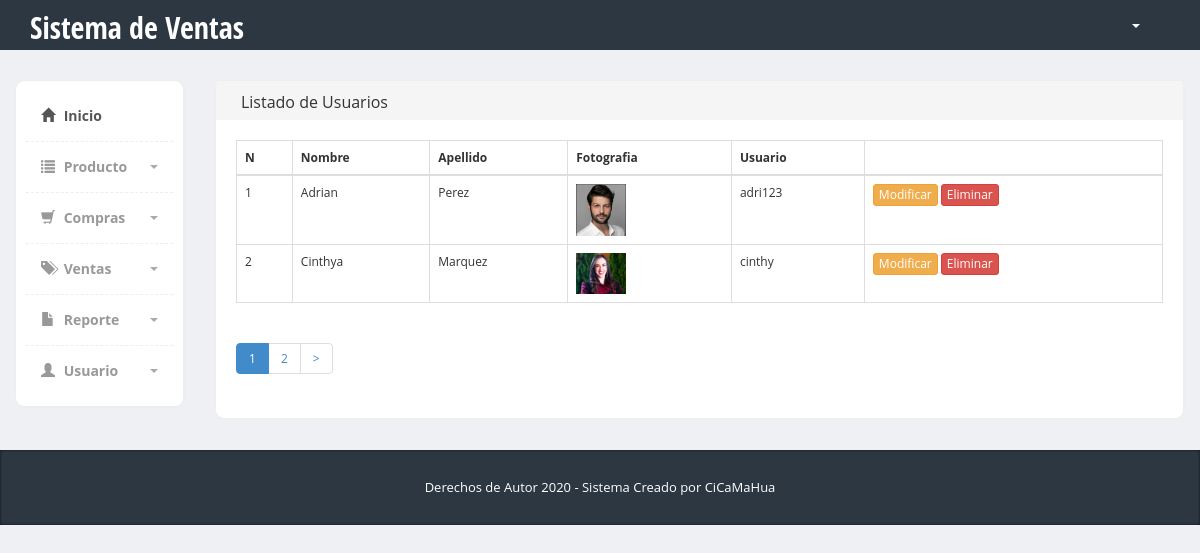
/index.php/usuario/listar, run on the app's committed database.
### tables this page shows
CREATE TABLE IF NOT EXISTS `usuario` (
  `id_usuario` int(10) unsigned NOT NULL AUTO_INCREMENT,
  `nombres` varchar(80) NOT NULL,
  `apellidos` varchar(80) NOT NULL,
  `fotografia` varchar(80) NOT NULL,
  `usuario` varchar(64) NOT NULL,
  `contrasena` varchar(64) NOT NULL,
  `nivel` int(2) NOT NULL,
  `fecha` date NOT NULL,
  `hora` time NOT NULL,
  `activo` tinyint(1) NOT NULL,
  PRIMARY KEY (`id_usuario`)
);

### index.php (called while the page is built, shortened)
<?php
require_once BASEPATH.'core/CodeIgniter.php';

### application/config/config.php (called while the page is built, shortened)
<?php
$config['base_url'] = 'http://localhost/eje08/';
$config['index_page'] = 'index.php';
$config['uri_protocol']	= 'REQUEST_URI';
$config['url_suffix'] = '';
$config['language']	= 'english';
$config['charset'] = 'UTF-8';
$config['enable_hooks'] = FALSE;
$config['subclass_prefix'] = 'MY_';
$config['composer_autoload'] = FALSE;
$config['permitted_uri_chars'] = 'a-z 0-9~%.:_\-';
$config['enable_query_strings'] = FALSE;
$config['controller_trigger'] = 'c';
$config['function_trigger'] = 'm';
$config['directory_trigger'] = 'd';
$config['allow_get_array'] = TRUE;
$config['log_threshold'] = 0;
$config['log_path'] = '';
$config['log_file_extension'] = '';
$config['log_file_permissions'] = 0644;
$config['log_date_format'] = 'Y-m-d H:i:s';
$config['error_views_path'] = '';
$config['cache_path'] = '';
$config['cache_query_string'] = FALSE;
$config['encryption_key'] = '';
$config['sess_driver'] = 'files';
$config['sess_cookie_name'] = 'ci_session';
$config['sess_expiration'] = 7200;
$config['sess_save_path'] = NULL;
$config['sess_match_ip'] = FALSE;
$config['sess_time_to_update'] = 300;
$config['sess_regenerate_destroy'] = FALSE;
$config['cookie_prefix']	= '';
$config['cookie_domain']	= '';
$config['cookie_path']		= '/';
$config['cookie_secure']	= FALSE;
$config['cookie_httponly'] 	= FALSE;
$config['standardize_newlines'] = FALSE;
$config['global_xss_filtering'] = FALSE;
$config['csrf_protection'] = FALSE;
$config['csrf_token_name'] = 'csrf_test_name';
$config['csrf_cookie_name'] = 'csrf_cookie_name';
$config['csrf_expire'] = 7200;
$config['csrf_regenerate'] = TRUE;
$config['csrf_exclude_uris'] = array();
$config['compress_output'] = FALSE;
$config['time_reference'] = 'local';
$config['rewrite_short_tags'] = FALSE;
$config['proxy_ips'] = '';

### application/models/UsuarioModel.php (called while the page is built, shortened)
<?php
class UsuarioModel extends CI_Model
{
    public function seleccionar($cantidad = "", $desde = "0")
    {
        $this->db->select('id_usuario,nombres,apellidos,fotografia,usuario');
        $this->db->where('activo', 1);
        $this->db->order_by('nombres');
        if ($cantidad != "") {
            $this->db->limit($cantidad, $desde);
        }
        $query = $this->db->get('usuario');
        return $query->result();
    }
}
?>

### application/views/usuario/listado.php (the view)
<table class="table table-bordered table-hover">
    <thead>
        <tr>
            <th>N</th>
            <th>Nombre</th>
            <th>Apellido</th>
            <th>Fotografia</th>
            <th>Usuario</th>
            <th></th>
        </tr>
    </thead>
    <tbody>
        <?php
        $i = $desde;
        foreach ($datosUsuarios as $dp) {
            $i++;
            ?>
            <tr>
                <td><?= $i; ?></td>
                <td><?= $dp->nombres ?></td>
                <td><?= $dp->apellidos ?></td>
                <td><img src="<?= base_url() ?>imagenes/usuarios/<?= $dp->fotografia ?>" width="50"></td>
                <td><?= $dp->usuario ?></td>
                <td>
                    <a href="<?= base_url() ?>usuario/modificar" class="btn btn-xs btn-warning">Modificar</a>
                    <a href="<?= base_url() ?>producusuarioto/eliminar" class="btn btn-xs btn-danger">Eliminar</a>
                </td>
            </tr>
        <?php
        } ?>
    </tbody>
</table>
<?php
echo $this->pagination->create_links();
?>

### css/styles.css (style rules this page uses)
body { font-family: 'Open Sans', sans-serif; background-color: #f7f7f7; position: relative; margin: 0px; font-size: 12px; padding: 0px; }
body { background-color: #eff0f3; }

### data on the page
usuario: nombres "Adrian", apellidos "Perez", fotografia (picture), usuario "adri123"
usuario: nombres "Cinthya", apellidos "Marquez", fotografia (picture), usuario "cinthy"

### other printed values
$titulo "Listado de Usuarios"
$this->pagination->create_links() "1 2 >"
